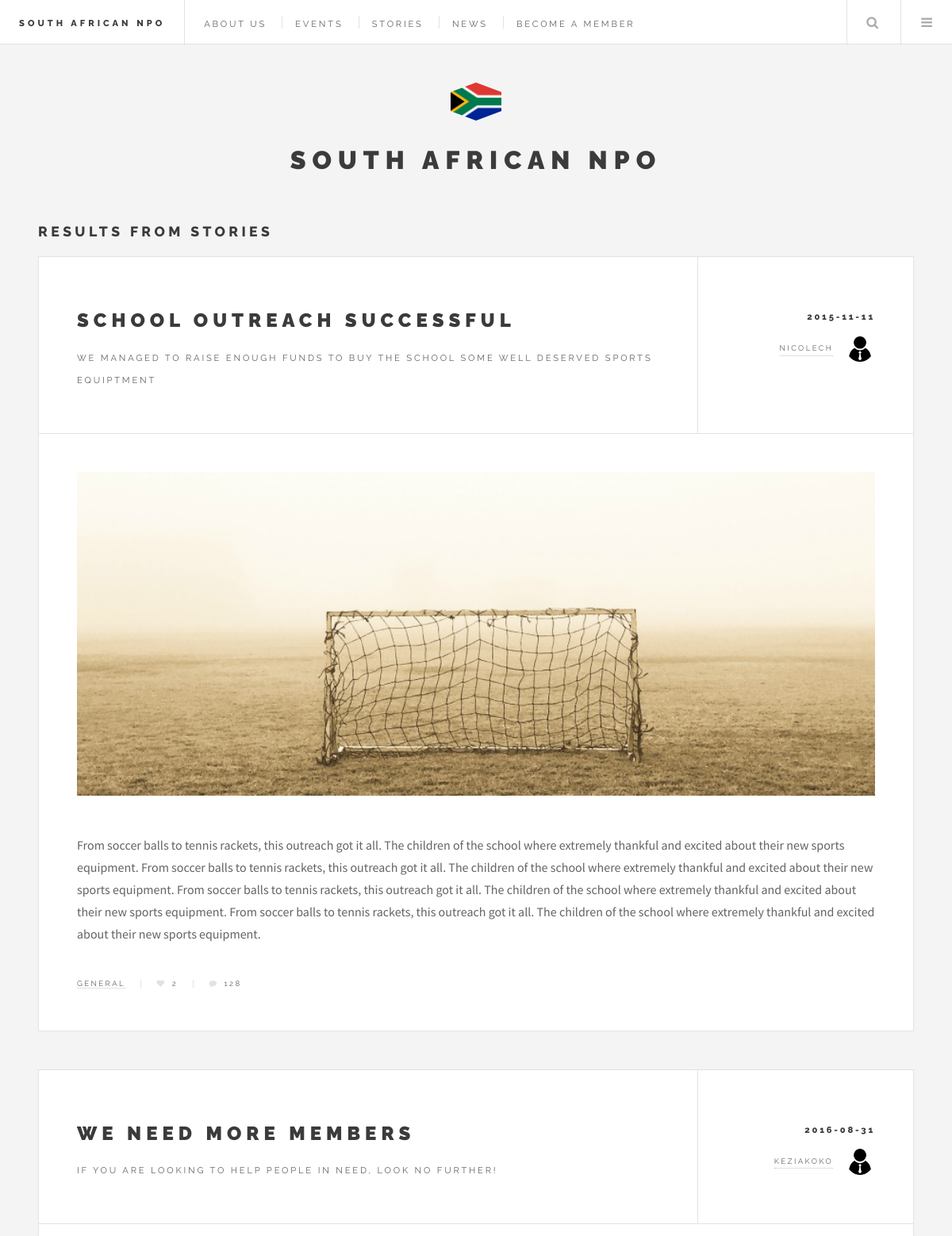
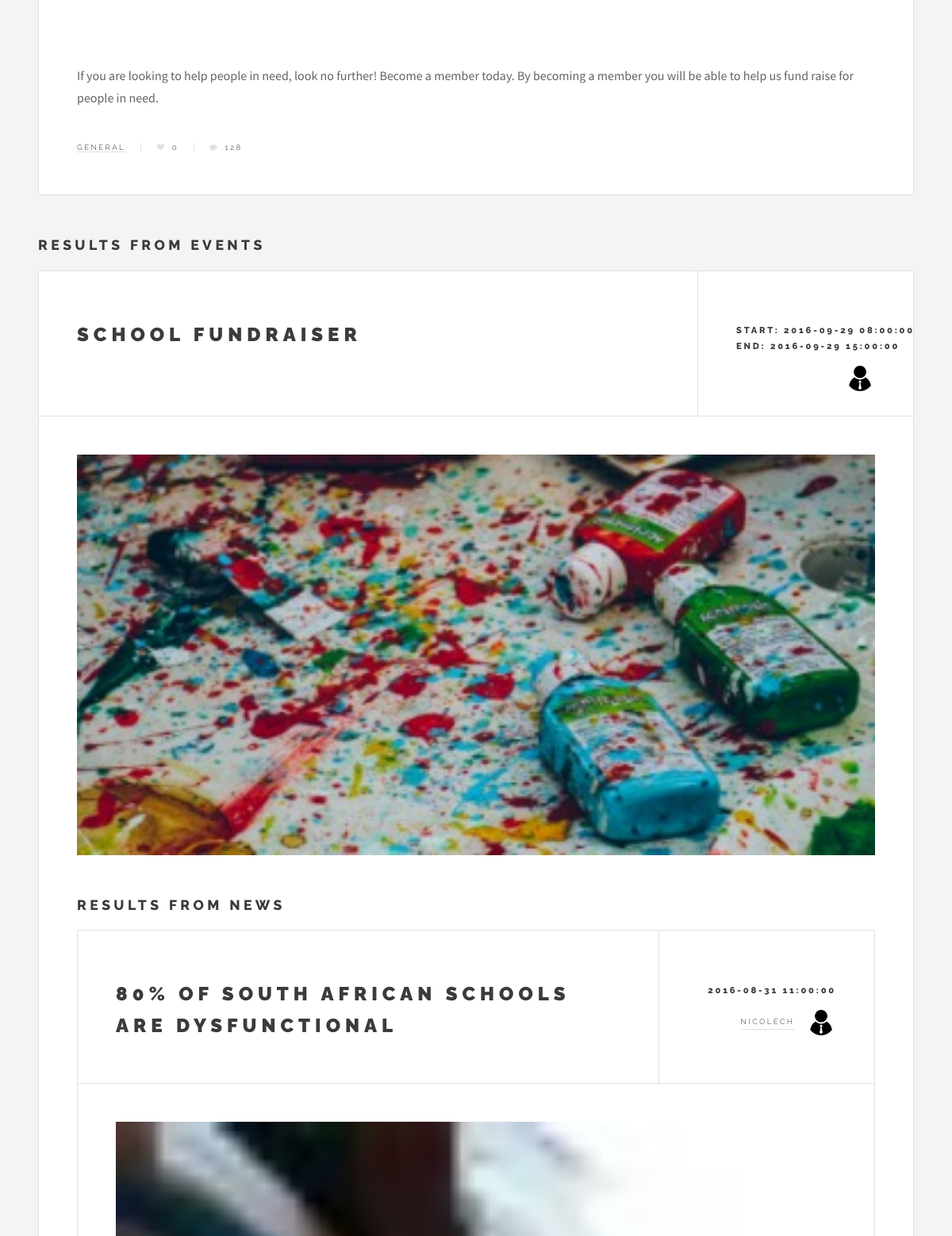
The page /pages/search.php (upper part) on the database as committed earlier (2 pictures, top to bottom).
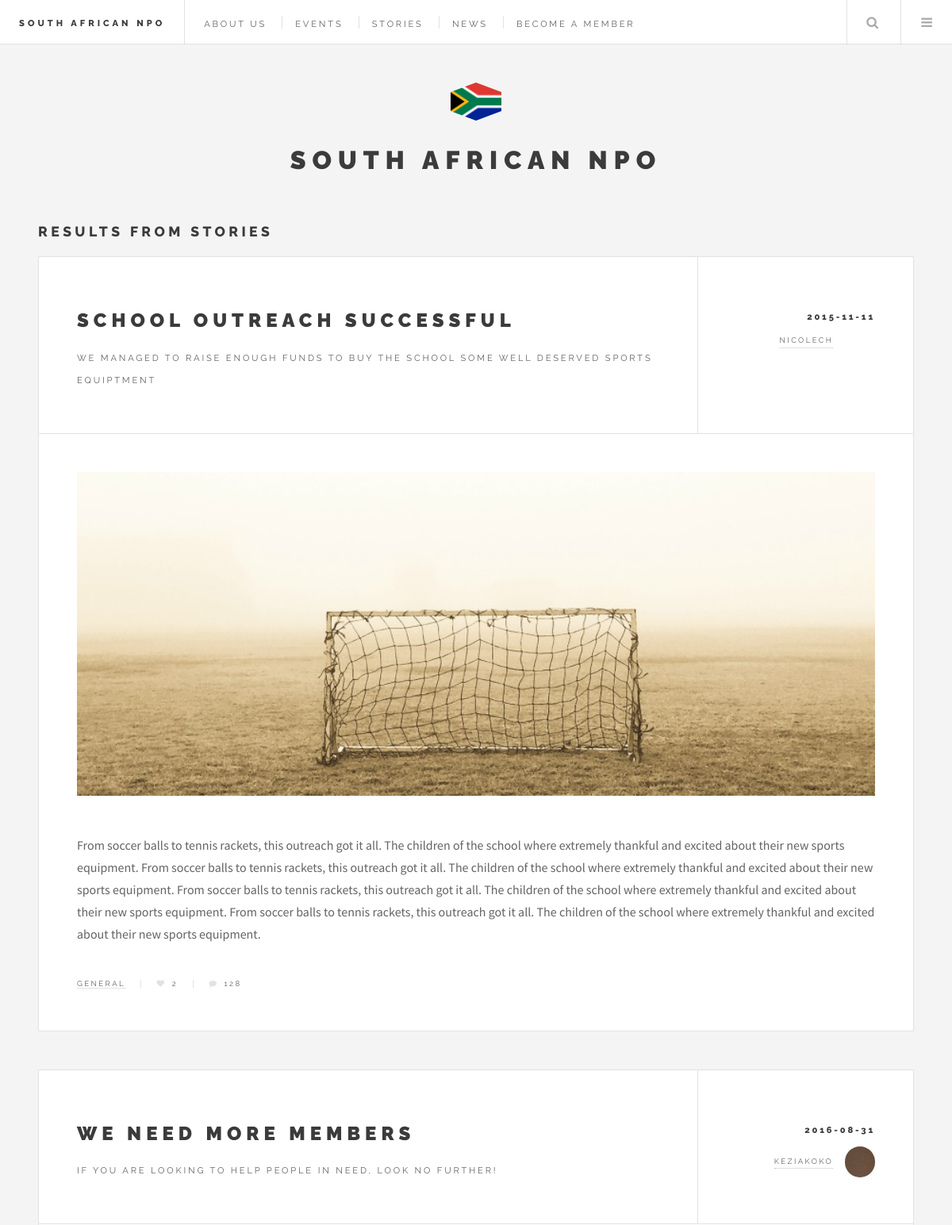
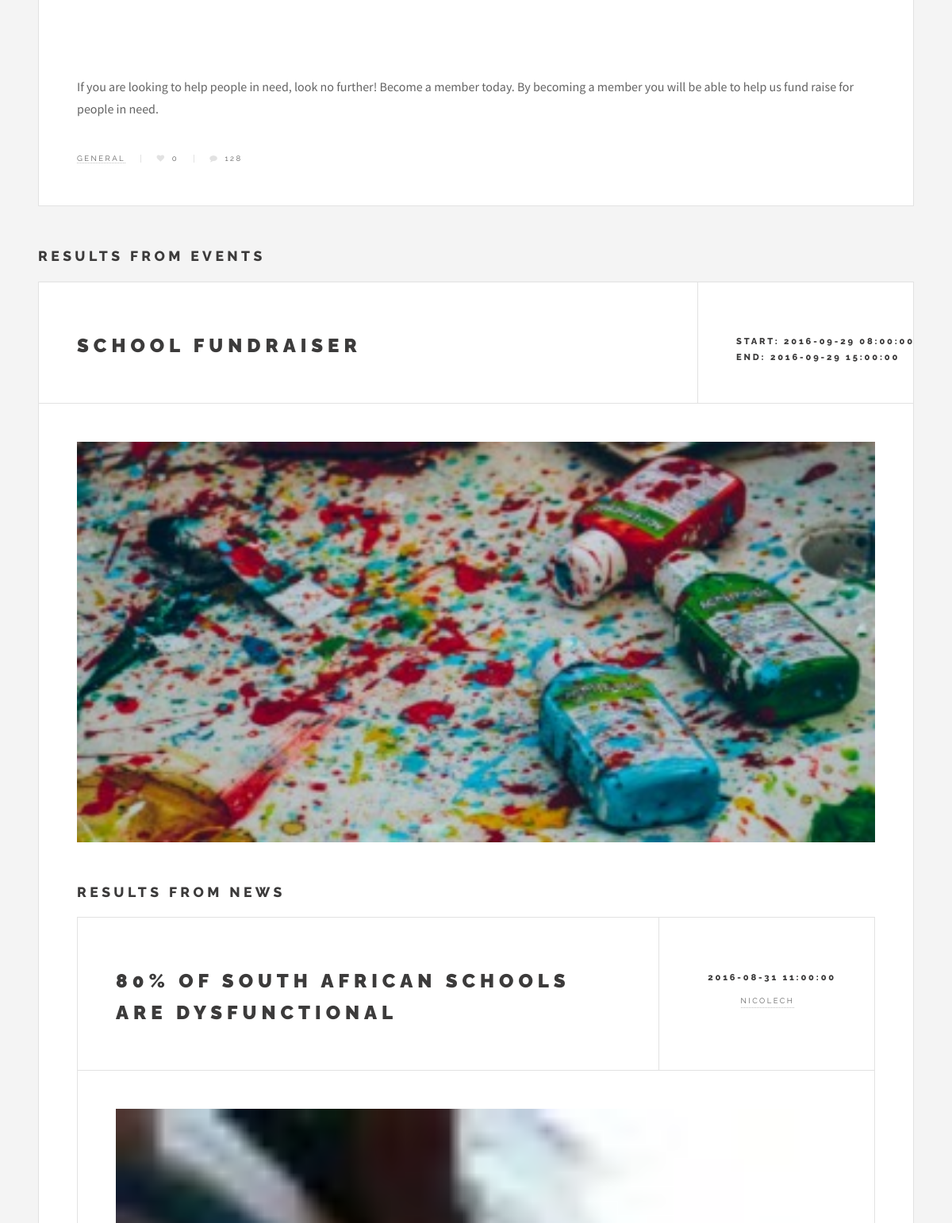
The same page on the database as committed later (2 pictures, top to bottom).
### tables this page shows
CREATE TABLE IF NOT EXISTS `members` (
  `id` int(11) NOT NULL AUTO_INCREMENT,
  `username` text NOT NULL,
  `email` text NOT NULL,
  `password` text NOT NULL,
  `image` text NOT NULL,
  `admin` tinyint(1) NOT NULL,
  `eventID` int(11) NOT NULL,
  `workGroupID` int(11) NOT NULL,
  PRIMARY KEY (`id`)
);

### pages/search.php (the view, shortened to what the changed rows need)
<?php
	include 'dbconfig.php';
	$desc = $_GET["query"];
	$i = 0;
	$j = 0;
	$k = 0;
	$eventID = array();
	$eventName = array();
	$eventStart = array();
	$eventEnd = array();
	$eventImage = array();
	$eventUser = array();
	$newsID = array();
	$newsTitle = array();
	$newsDate = array();
	$newsImage = array();
	$storiesID = array();
	$storiesTitle = array();
	$storiesDescription = array();
	$storiesStory = array();
	$storiesDate = array();
	$storiesUserId = array();
	$storiesImage = array();
	$storiesLikes = array();
	$sql = "SELECT * FROM events WHERE eventName LIKE '%$desc%'";
	$result = mysqli_query($conn, $sql);
	while($row = $result->fetch_assoc())
	{
		$eventID[$i] = $row['id'];
		$eventName[$i] = $row['eventName'];
		$eventStart[$i] = $row['startDateTime'];
		$eventEnd[$i] = $row['endDateTime'];
		$eventImage[$i] = $row['photo'];
		$eventUser[$i] = $row['postedBy'];
		$i++;
	}
	$sql = "SELECT * FROM news WHERE title LIKE '%$desc%'";
	$result = mysqli_query($conn, $sql);
	while($row = $result->fetch_assoc())
	{
		$newsID[$j] = $row['id'];
		$newsTitle[$j] = $row['title'];
		$newsDate[$j] = $row['date'];
		$newsImage[$j] = $row['image'];
		$j++;
	}
	$sql = "SELECT * FROM stories WHERE title LIKE '%$desc%'";
	$result = mysqli_query($conn, $sql);
	while($row = $result->fetch_assoc())
	{
		$storiesID[$k] = $row['id'];
		$storiesTitle[$k] = $row['title'];
		$storiesDescription[$k] = $row['description'];
		$storiesStory[$k] = $row['story'];
		$storiesDate[$k] = $row['date'];
		$storiesUserId[$k] = $row['postedBy'];
		$storiesImage[$k] = $row['image'];
		$storiesLikes[$k] = $row['numLikes'];
		$k++;
	}
?>
<!DOCTYPE HTML>
<html>
	<head>
		<link rel="stylesheet" href="../assets/css/main.css"/>
	</head>
	<body>
		<div id="wrapper">
			<header id="header">
				<h1><a href="../index.php">South African NPO</a></h1>
			</header>
			<div id="main">
				<?php
					if(count($storiesID)>0)
					{
						echo"<h2>Results from Stories</h2>";
					}
					for($i = 0; $i < count($storiesID); $i++)
					{
						$sql = "SELECT * FROM members WHERE id = '" . $storiesUserId[$i] . "'";
						$test2 = $conn->query($sql);
						while($row2 = $test2->fetch_assoc())
						{
							$user = $row2['username'];
							$profile = $row2['image'];
						}
						echo '<article class="post">';
						echo '<header>';
						echo '<div class="title">';
						echo '<h2><a href="#">' . $storiesTitle[$i] . '</a></h2>';
						echo '<p>' . $storiesDescription[$i] . '</p>';
						echo '</div>';
						echo '<div class="meta">';
						echo '<time class="published" datetime="' . $storiesDate[$i] . '">' . $storiesDate[$i] . '</time>';
						echo '<span class="author"><span class="name">' . $user . '</span><img src="../' . $profile . '" alt="" /></span>';
						echo '</div>';
						echo '</header>';
						echo '<a href="#" class="image featured"><img src="../' . $storiesImage[$i] . '" alt="" /></a>';
						echo '<p>' . $storiesStory[$i] . '</p>';
						echo '<footer>';
						echo '<ul class="stats">';
						echo '<li><a href="#">General</a></li>';
						echo '<li><a href="#" class="icon fa-heart">' . $storiesLikes[$i] . '</a></li>';
						echo '<li><a href="#" class="icon fa-comment">128</a></li>';
						echo '</ul>';
						echo '</footer>';
						echo '</article>';
					}
				?>
				<?php
					if(count($eventID)>0)
					{
						echo"<h2>Results from Events</h2>";
					}
					for($i = 0; $i < count($eventID); $i++)
					{
						$sql = "SELECT * FROM members WHERE id = '" . $eventUser[$i] . "'";
						$test2 = $conn->query($sql);
						while($row2 = $test2->fetch_assoc())
						{
							$userImage = $row2['image'];
						}
						echo '<article class="post">';
						echo '<header>';
						echo '<div class="title">';
						echo '<h2><a href="#">' . $eventName[$i] . '</a></h2>';
						echo '</div>';
						echo '<div class="meta">';
						echo '<div class="published"><span>Start: </span><time  datetime="' . $eventStart[$i] . '">' . $eventStart[$i] . '</time></span><br>';
						echo '<span>End: <time  datetime="' . $eventEnd[$i] . '">' . $eventEnd[$i] . '</time></span></div>';
						echo '<span class="author"><img src="../' . $userImage . '" alt="" /></span>';
						echo '</div>';
						echo '</header>';
						echo '<a href="#" class="image featured"><img src="../' . $eventImage[$i] . '" alt="" /></a>';
					}
				?>
				<?php
					if(count($newsID)>0)
					{
						echo"<h2>Results from news</h2>";
					}
					for($i = 0; $i < count($newsID); $i++)
					{
						$sql = "SELECT * FROM members WHERE id = '" . $newsID[$i] . "'";
						$test2 = $conn->query($sql);
						while($row2 = $test2->fetch_assoc())
						{
							$userName = $row2['username'];
							$userImage = $row2['image'];
						}
						echo '<article class="post">';
						echo '<header>';
						echo '<div class="title">';
						echo '<h2><a href="#">' . $newsTitle[$i] . '</a></h2>';
						echo '</div>';
						echo '<div class="meta">';
						echo '<time class="published" datetime="' . $newsDate[$i] . '">' . $newsDate[$i] . '</time>';
						echo '<span class="author"><span class="name">' . $userName . '</span><img src="../' . $userImage . '" alt="" /></span>';
						echo '</div>';
						echo '</header>';
						echo '<a href="#" class="image featured"><img src="../' . $newsImage[$i] . '" alt="" /></a>';
					}
				?>
			</div>
			<section id="sidebar">
				<section id="intro">
					<header>
						<h2>South African NPO</h2>
					</header>
				</section>
			</section>
		</div>
	</body>
</html>

Rows that differ between the two databases and show on the page:
changed members "NICOLECH": image: picture removed
changed members "KEZIAKOKO": image: picture removed, a placeholder shows
